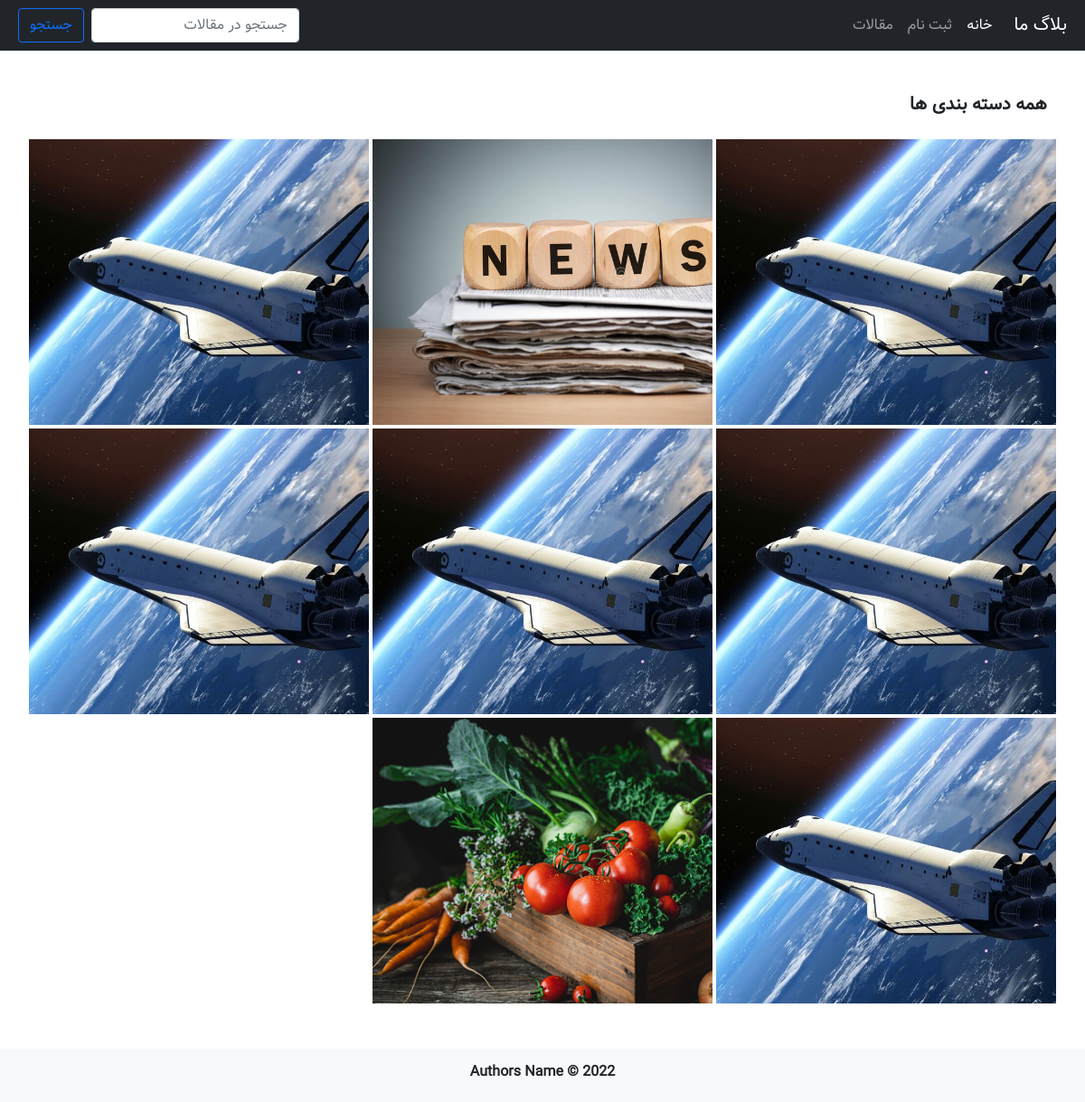
The page /categories on the database its author committed.
### blog/models.py (models this page shows, shortened)
class Category(models.Model):
    name = models.CharField(max_length=200, verbose_name='دسته بندی')
    image = models.ImageField(
        upload_to='categories', default='defaultpics/catdefault.jpg'
    )
    created = models.DateTimeField(
        auto_now_add=True, verbose_name='تاریخ ایجاد'
    )
    updated = models.DateTimeField(
        auto_now=True, verbose_name='تاریخ آخرین ویرایش'
    )
    is_deleted = models.BooleanField(
        default=False, verbose_name='پاک شده/نشده'
    )
    is_active = models.BooleanField(default=True, verbose_name='فعال/غیرفعال')
    class Meta:
        verbose_name = 'دسته بندی'
        verbose_name_plural = 'دسته بندی ها'

### blog/views.py (the view)
# urls.py: path('categories', CategoryList.as_view(), name='categories'),
class CategoryList(ListView):
    model = Category
    queryset = Category.objects.all()
    context_object_name = 'categories'
    template_name = 'category_list.html'

### blog/templates/blog/category_list.html (shortened to what this page needs)
{% extends '_base.html' %}
{% block content %}
    <section class="container my-5">
        <div class="row">
            <section class="col-md-12">
                <div class="row">
                    <div class="col-md-12">
                        <h5 class="text-bold mb-4">همه دسته بندی ها</h5>
                    </div>
                    {% for category in categories %}
                    <category class="col-md-4 article-card">
                      <div>
                          <img src="{{ category.image.url }}" class="article-img" alt="{{ category.name }}">
                        </div>
                    </category>
                    {% endfor %}
                </div>
            </section>
        </div>
    </section>
{% endblock content %}

### assets/css/style.css (style rules this page uses)
body { font-family: "Vazir"; }
.text-bold { font-weight: 600; }
.article-card { overflow: hidden; position: relative; height: 320px; border: 2.5px solid #fff; }
.article-img { min-width: 100%; height: 100%; position: absolute; left: 0; }

### rows shown on the page
Category: image (placeholder picture)
Category: image (picture)
Category: image (placeholder picture)
Category: image (placeholder picture)
Category: image (placeholder picture)
Category: image (placeholder picture)
Category: image (placeholder picture)
Category: image (picture)
